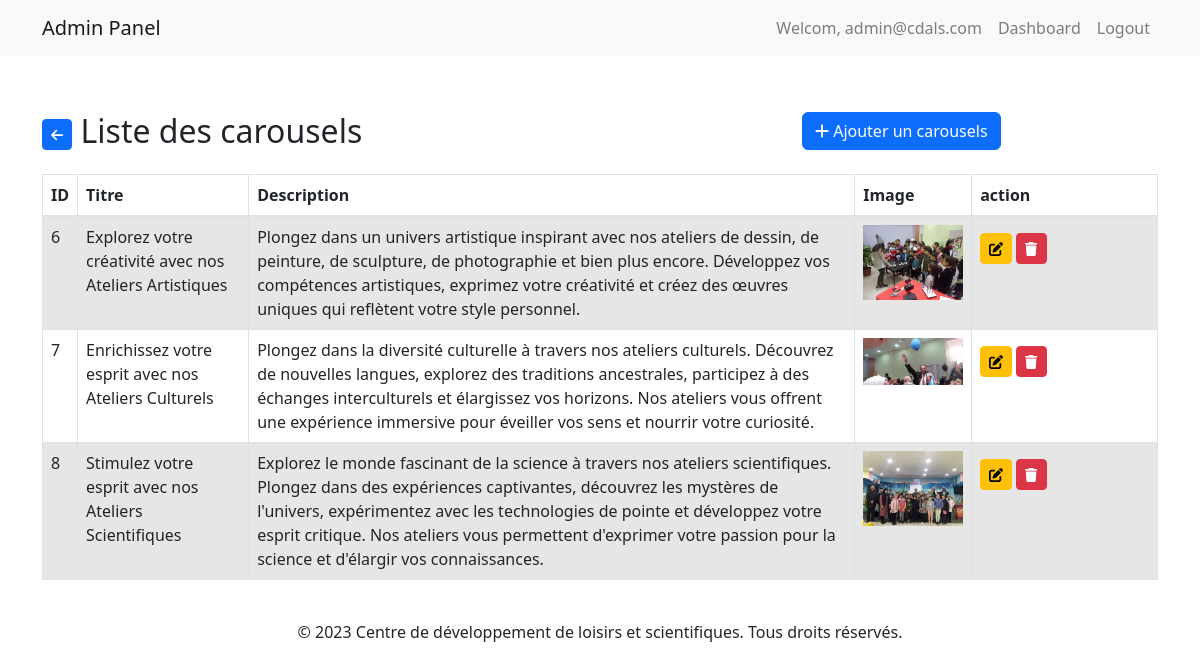
The page /admin/carousels/index.php (signed in) on the database as committed earlier.
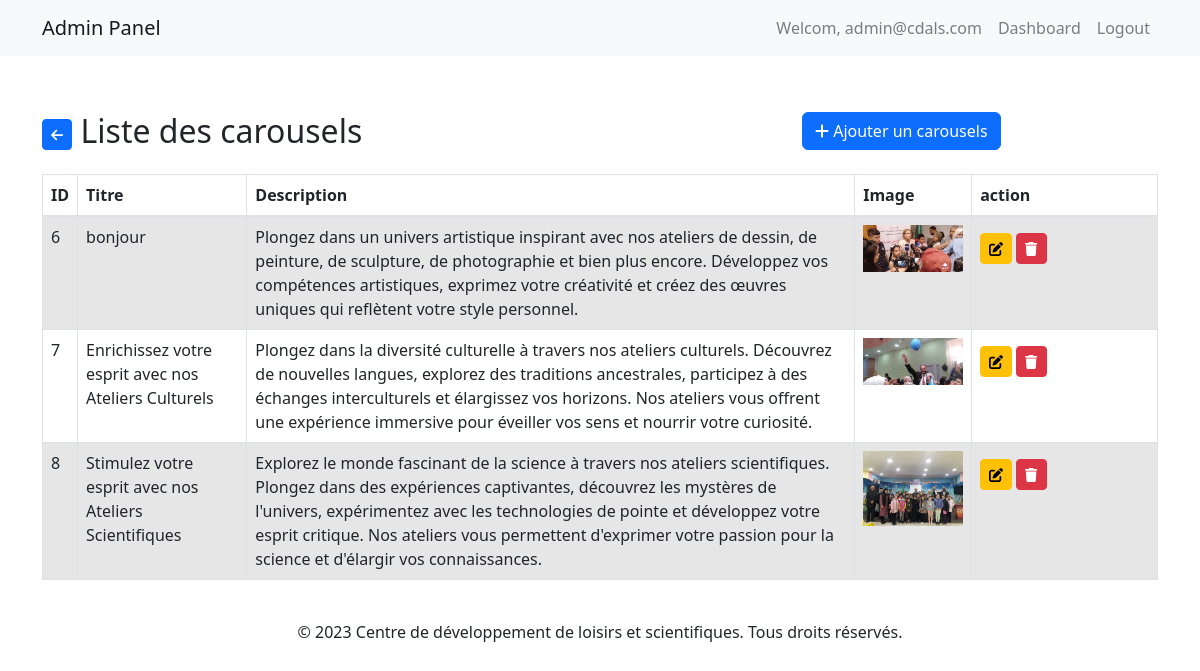
The same page on the database as committed later.
### tables this page shows
CREATE TABLE `carousels` (
  `ID_carousel` int(10) NOT NULL,
  `titre_car` varchar(255) NOT NULL,
  `description_car` text NOT NULL,
  `path_car` varchar(255) NOT NULL
);

### admin/carousels/index.php (the view, shortened to what this page needs)
<?php
require_once '../../config/bdd.php';
$stmt = $conn->prepare("SELECT * FROM carousels");
$stmt->execute();
$result = $stmt->get_result();
if ($result->num_rows > 0) {
?>
    <?php include("../layout.php"); ?>
    <head>
        <link rel="stylesheet" href="../../assets/fonts/css/all.min.css">
        <link rel="stylesheet" href="../../assets/bootstrap/css/bootstrap.min.css">
    </head>
    <div class="container overflow-auto">
        <div class="row justify-content-between mt-2 mb-2">
            <h2 class="col-4"><a href="../admin_panel.php" class="btn btn-primary btn-sm"> <i class="fa fa-arrow-left"></i> </a>  Liste des carousels</h2>
            <div class="col-4">
                <a href="ajouter.php" class="btn btn-primary mb-3"><i class="fas fa-plus"></i> Ajouter un carousels</a>
            </div>
        </div>
        <table class="table table-striped table-bordered">
            <thead>
                <tr>
                    <th>ID</th>
                    <th>Titre</th>
                    <th>Description</th>
                    <th>Image</th>
                    <th>action</th>
                </tr>
            </thead>
            <tbody>
                <?php
                while ($row = $result->fetch_assoc()) {
                    echo "<tr>";
                    echo "<td>" . $row["ID_carousel"] . "</td>";
                    echo "<td>" . $row["titre_car"] . "</td>";
                    echo "<td>" . $row["description_car"] . "</td>";
                    echo "<td><img src='../../images/slide/" . $row["path_car"] . "' width='100'></td>";
                    echo '<td class="col-2">';
                    echo '<a href="modifier.php?id=' . $row['ID_carousel'] . '" class="btn btn-warning btn-sm mt-2 mb-2"><i class="fa fa-edit"></i></a> ';
                    echo '<a href="supprimer.php?id=' . $row['ID_carousel'] . '" class="btn btn-danger btn-sm mt-2 mb-2"><i class="fa fa-trash"></i> </a>';
                    echo '</td>';
                    echo "</tr>";
                }
                ?>
            </tbody>
        </table>
    </div>
<?php include("../footer.html");
} else {
    header('location: ajouter.php');
    exit();
}
?>

### admin/layout.php (shortened to what this page needs)
<?php
$adminEmail = $_SESSION["admin_email"];
?>
<!DOCTYPE html>
<html lang="en">
<head>
  <link rel="stylesheet" href="../assets/fonts/css/all.css" />
  <link rel="stylesheet" href="../assets/fonts/css/fontawesome.css" />
  <link rel="stylesheet" href="../assets/fonts/css/all.min.css" />
  <link rel="stylesheet" href="../assets/fonts/css/fontawesome.min.css" />
  <link rel="stylesheet" href="https://cdnjs.cloudflare.com/ajax/libs/font-awesome-animation/0.3.0/font-awesome-animation.min.css" />
  <link rel="stylesheet" href="https://maxcdn.bootstrapcdn.com/bootstrap/4.5.2/css/bootstrap.min.css" />
  <link rel="stylesheet" href="../assets/bootstrap/css/bootstrap.min.css">
</head>
<body>
  <nav class="navbar navbar-expand-lg navbar-light bg-light">
    <div class="container">
      <a class="navbar-brand" href="#">Admin Panel</a>
      <ul class="navbar-nav ml-auto">
        <li class="nav-item">
          <a class="nav-link" href="../admin_panel.php">
            <?php echo "Welcom,  $adminEmail"; ?>
          </a>
        </li>
        <li class="nav-item">
          <a class="nav-link" href="../admin_panel.php">Dashboard</a>
        </li>
        <li class="nav-item">
          <a class="nav-link" href="?logout">Logout</a>
        </li>
      </ul>
    </div>
  </nav>

Rows that differ between the two databases and show on the page:
changed carousels id 6: titre_car "Explorez votre créativité avec nos Ateliers Artistiques" → "bonjour"; path_car: a different picture
